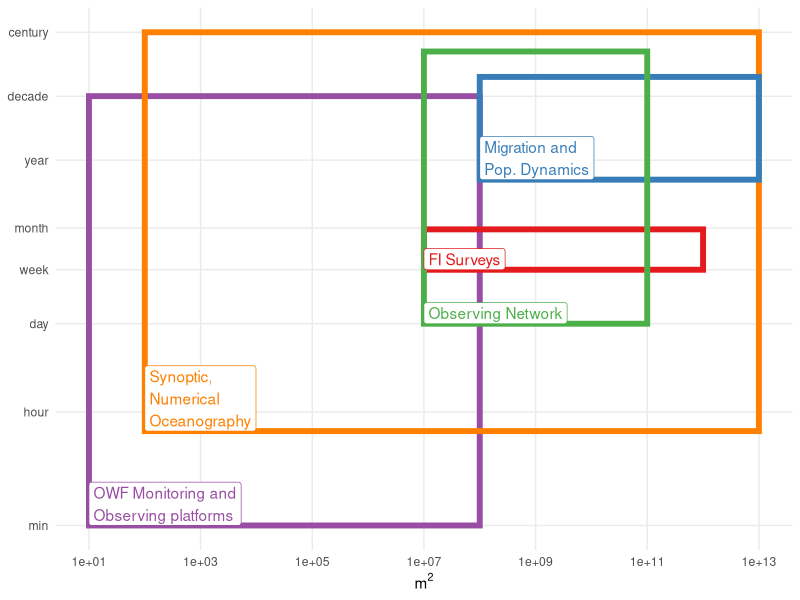

Write R code to recreate this figure.
library(data.table)
library(ggplot2)

scale <- fread('data/scale_figure_data.csv')
scale$label <- gsub(' n ', '\n', scale$label)


ggplot(data = scale) +
  geom_rect(aes(xmin = space_min/(1000^2), xmax = space_max/(1000^2),
                ymin = time_min, ymax = time_max, color = label),
            fill = NA, linewidth = 2,
            show.legend = F) +
  geom_label(aes(x = space_min/(1000^2),y = time_min, label = label, color = label),
             show.legend = F, hjust = 0, vjust = 0) +
  scale_y_log10(breaks = c(60, 60*60, 60*60*24, 60*60*24*7, 60*60*24*7*4.5,
                           60*60*24*7*52, 60*60*24*7*52*10,
                           60*60*24*7*52*10*10),
                labels = c('min', 'hour', 'day', 'week', 'month', 'year',
                           'decade', 'century')) +
  scale_x_log10(breaks = 10 ^ seq(1, 13, 2)) +
  labs(x = bquote(m^2), y = NULL) +
  scale_color_brewer(type = 'qual',
                     palette = 'Set1')+
  theme_minimal() +
  theme(panel.grid.minor = element_blank())
